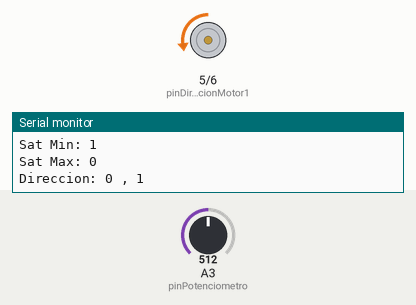
Bench run of a sketch on a simulated Arduino Uno, built with avr-gcc and run on an emulated ATmega328P. Shown: motor-driver pin pairs drawn as motors (green arrow = first pin HIGH = forward, orange = second pin HIGH = backward, longer = more drive, scaled by the enable pin), the last lines printed to the serial monitor. Inputs (shaded band) come from the test bench; at power-on: A3 (pinPotenciometro) = 512.

Above: at 1.2 s.
1.3 s: A3 (pinPotenciometro) set to 716
At 2.6 s:
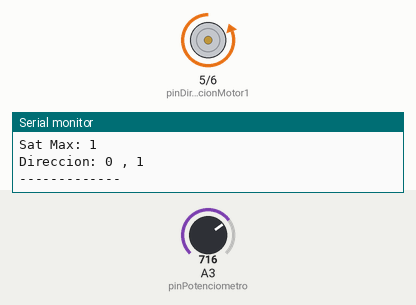
2.9 s: A3 (pinPotenciometro) set to 511
At 4.1 s:
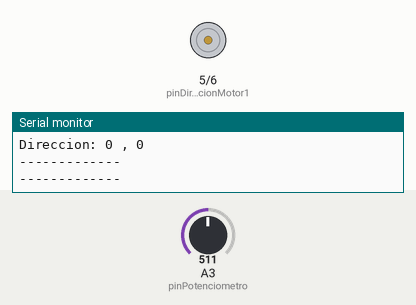
4.5 s: A3 (pinPotenciometro) set to 40
At 5.1 s:
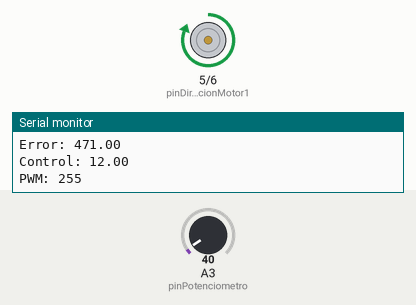
6.0 s: A3 (pinPotenciometro) set to 511
At 6.12 s:
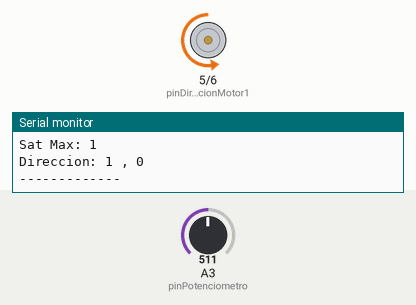
7.6 s: A3 (pinPotenciometro) set to 306
At 8.6 s:
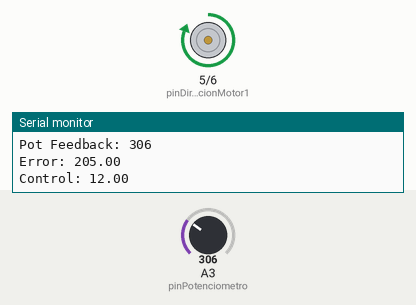
9.1 s: A3 (pinPotenciometro) set to 1023
At 10.2 s:
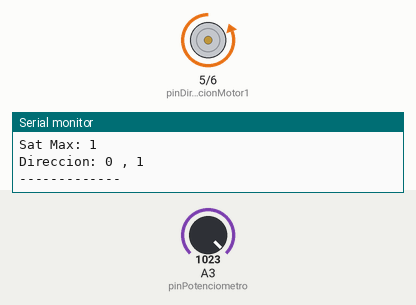
Timing chart, 0 to 11.6 s (numbered marks = the images above; inputs shaded):
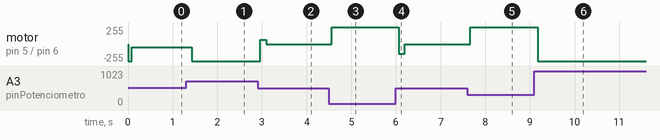

The sketch:

DCMotorControlSketch.ino
```cpp
int referencia = 511; // Valor deseado
// byte pinEncoder = A2; (Utilizar en vez de la referencia)
// int valorActualEncoder = 0; (Utilizar junto con el pin del Encoder)
// float integracionError = 0;
// float integracionPasada = 0;
// int valorPasadoPotenciometro = valorActualPotenciometro;

byte pinPotenciometro = A3; // Señal de entrada del potenciometro 0 a 1023 mapeados a un voltaje de 0 a 5 V
int pinControlPWM = 3; // Señal de salida PWM para el control de velocidad mediante enable
int pinDireccionMotor1 = 5; // Señal de salida de direccion del motor 1
int pinDireccionMotor2 = 6; // Señal de salida direccion del motor 2
int valorActualPotenciometro = 0; // Valor del potenciometro temporal para realizar calculos.
int PWM = 0; // Valor que se enviara al pin de control PWM (3)
float error = 0; // Valor de la señal de error del sistema de control.
float errorPasado = 0; // Referencia al error anterior
float control = 0.1; // Valor de la señal de control del sistema de control
float controlMin = -12;
float controlMax = 12;
float KP = 0.2; // Constante proporcional para el sistema de control P.
float KD = 2.0; // Constante derivativo para el sistema de control PD.
float KI = 0.0; // Constante integral para el sistema de control PID.
int valorSaturacionMinima = 50; // Constante para saturar el sistema. 1
int valorSaturacionMaxima = 255; // Constante para saturar el sistema. 5
int unidadTiempo;
unsigned long tiempoActual;
unsigned long tiempoPasado = 0;

// const unsigned long eventInterval = 1500;
bool satMinAct = false;
bool satMaxAct = false;

void setup() {
  Serial.begin (9600);
  pinMode(pinControlPWM, OUTPUT);
  pinMode(pinDireccionMotor1,OUTPUT);
  pinMode(pinDireccionMotor2, OUTPUT);
}

void loop() {

  satMinAct = false;
  satMaxAct = false;

  valorActualPotenciometro = analogRead(pinPotenciometro); // Pot con valor entre 0 y 1023
  // valorActualEncoder = analogRead(pinEncoder);
  tiempoActual = millis();
  unidadTiempo = (tiempoActual - tiempoPasado);
  error = referencia - valorActualPotenciometro; // NOTA: Luego cambiar la referencia por valorActualEncoder
  // integracionError = integracionPasada + (unidadTiempo * (error + errorPasado) / 2);
  // control = KP * error + KI * integracionError + (KD * (error - errorPasado) / unidadTiempo); USAR PARA PID
  control = (KP * error) + (KD * (error - errorPasado) / unidadTiempo);

  if (control > controlMax) {
    control = controlMax;
    // integracionError = integracionPasada;
  }

  if (control < controlMin) {
    control = controlMin;
    // integracionError = integracionPasada;
    // valorPasadoPotenciometro = valorActualPotenciometro;
  }

  PWM = int(255 * abs(control) / controlMax);

  if (PWM < valorSaturacionMinima) {PWM = valorSaturacionMinima; satMinAct = true;}
  if (PWM >= valorSaturacionMaxima) {PWM = valorSaturacionMaxima; satMaxAct = true;}

  if (control > 0) {digitalWrite(pinDireccionMotor1, HIGH); digitalWrite(pinDireccionMotor2, LOW); }
  else if (control < 0) { digitalWrite(pinDireccionMotor1, LOW); digitalWrite(pinDireccionMotor2, HIGH); }
  else { digitalWrite(pinDireccionMotor1, LOW); digitalWrite(pinDireccionMotor2, LOW); }

  analogWrite(pinControlPWM, PWM); // Señal de salida

  // integracionPasada = integracionError;
  errorPasado = error;
  tiempoPasado = tiempoActual;

  Serial.println();
  Serial.print("-------------"); Serial.println();
  Serial.print("Pot Feedback: "); Serial.print(valorActualPotenciometro); Serial.println();
  Serial.print("Error: "); Serial.print(error); Serial.println();
  Serial.print("Control: "); Serial.print(control); Serial.println();
  Serial.print("PWM: "); Serial.print(PWM); Serial.println();
  Serial.print("Sat Min: ");  Serial.print(satMinAct); Serial.println();
  Serial.print("Sat Max: "); Serial.print(satMaxAct); Serial.println();
  Serial.print("Direccion: "); Serial.print(digitalRead(pinDireccionMotor1)); Serial.print(" , "); Serial.print(digitalRead(pinDireccionMotor2)); Serial.println();
  Serial.print("-------------");
  delay(10);

}
```

Measured:
- after the input at 1.3 s, motor on pin 5 (pinDireccionMotor1) / pin 6 (pinDireccionMotor2): backward 50/255 → backward 255/255 after 0.13 s
- after the input at 2.9 s, motor on pin 5 (pinDireccionMotor1) / pin 6 (pinDireccionMotor2): backward 255/255 → forward 62/255 after 0.07 s, → stopped 0.13 s later
- after the input at 4.5 s, motor on pin 5 (pinDireccionMotor1) / pin 6 (pinDireccionMotor2): stopped → forward 255/255 after 0.06 s
- after the input at 6.0 s, motor on pin 5 (pinDireccionMotor1) / pin 6 (pinDireccionMotor2): forward 255/255 → backward 146/255 after 0.06 s, → stopped 0.14 s later
- after the input at 7.6 s, motor on pin 5 (pinDireccionMotor1) / pin 6 (pinDireccionMotor2): stopped → forward 255/255 after 0.06 s
- after the input at 9.1 s, motor on pin 5 (pinDireccionMotor1) / pin 6 (pinDireccionMotor2): forward 255/255 → backward 255/255 after 0.07 s
